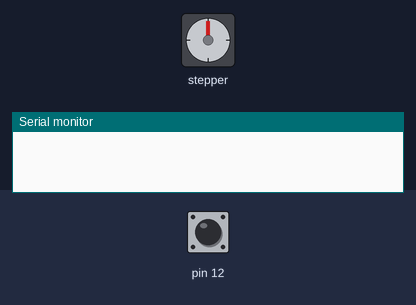
The sketch below on a simulated Arduino Uno, built with avr-gcc and run on an emulated ATmega328P. Parts: stepper motor, the last lines printed to the serial monitor. Wiring (inferred from the names in the program): stepper motor (2048 steps per turn assumed): coils pin 8, pin 9, pin 10, pin 11. The inputs (shaded band) are chosen by the test bench; at power-on: pin 12 LOW.

Above: at 1.2 s.
1.3 s: pin 12 driven HIGH
At 1.46 s:
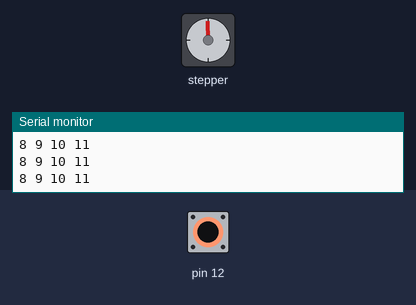
At 2.06 s:
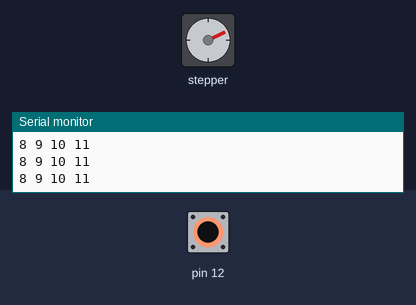
4.3 s: pin 12 pulsed LOW 2 times (0.12 s each, 0.3 s apart)
At 4.58 s:
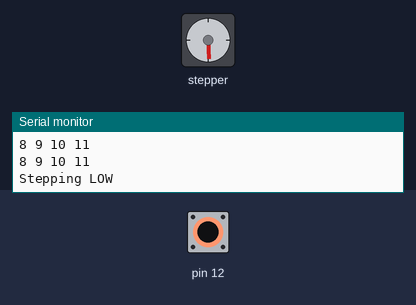
Timing chart, 0 to 18.7 s (numbered marks = the images above; inputs shaded):
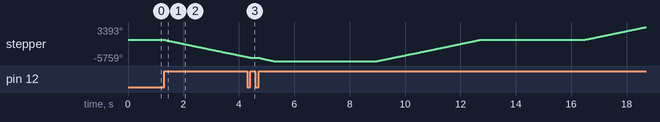

Measured:
- after the input at 1.3 s, stepper: keeps turning counter-clockwise at about 1569°/s, starting at once

The sketch:

plotter.ino
```cpp
// create an instance of the stepper class, specifying
// the number of steps of the motor and the vars it's
// attached to
//--Stepper stepper(STEPS, 8, 10, 9, 11);

int var1, var2, var3, var4;

void wave_drive(int phase)
{
  switch(phase % 4) {
    case 0:
      Serial.println("0");
      digitalWrite(var1, LOW);
      digitalWrite(var2, HIGH);
      digitalWrite(var3, HIGH);
      digitalWrite(var4, HIGH);
      break;
    case 1:
      Serial.println("1");
      digitalWrite(var1, HIGH);
      digitalWrite(var2, LOW);
      digitalWrite(var3, HIGH);
      digitalWrite(var4, HIGH);

      break;
    case 2:
       Serial.println("2");
      digitalWrite(var1, HIGH);
      digitalWrite(var2, HIGH);
      digitalWrite(var3, LOW);
      digitalWrite(var4, HIGH);
      break;
    case 3:
      Serial.println("3");
      digitalWrite(var1, HIGH);
      digitalWrite(var2, HIGH);
      digitalWrite(var3, HIGH);
      digitalWrite(var4, LOW);
      break;
  }
}
void step_drive(int phase)
{
  switch(phase % 4) {
    case 0:
      //Serial.println("0");
      digitalWrite(var1, HIGH);
      digitalWrite(var2, LOW);
      digitalWrite(var3, HIGH);
      digitalWrite(var4, LOW);
      break;
    case 1:
      //Serial.println("1");
      digitalWrite(var1, LOW);
      digitalWrite(var2, HIGH);
      digitalWrite(var3, HIGH);
      digitalWrite(var4, LOW);
      break;
    case 2:
      //Serial.println("2");
      digitalWrite(var1, LOW);
      digitalWrite(var2, HIGH);
      digitalWrite(var3, LOW);
      digitalWrite(var4, HIGH);
      break;
    case 3:
      //Serial.println("3");
      digitalWrite(var1, HIGH);
      digitalWrite(var2, LOW);
      digitalWrite(var3, LOW);
      digitalWrite(var4, HIGH);
      break;
  }
}


int last_read = LOW;
int stepping = 0;
int phase = 0;
int pin1, pin2, pin3, pin4;
int out1, out2, out3, out4;

int combo = 0;

void setup()
{
  Serial.begin(9600);
  out1 = pin1 = var1 = 8;
  out2 = pin2 = var2 = 9;
  out3 = pin3 = var3 = 10;
  out4 = pin4 = var4 = 11;

  pinMode(pin1, OUTPUT);
  pinMode(pin2, OUTPUT);
  pinMode(pin3, OUTPUT);
  pinMode(pin4, OUTPUT);
}

void loop()
{

  // move a number of steps equal to the change in the
  // sensor reading
  int tmp_read = digitalRead(12);
  if(tmp_read == HIGH && last_read != HIGH) {
    stepping = !stepping;
    Serial.print("Stepping ");
    Serial.print(stepping ? "HIGH" : "LOW");
    Serial.print("\n");
    Serial.flush();
  }
  last_read = tmp_read;

  if(stepping) {
    if(phase % 100 == 0) {
      if(combo % 2 == 0) {
        out1 = pin1; out2 = pin2;
      } else {
        out1 = pin2; out2 = pin1;
      }
      if(combo % 4 ==0) {
        out3 = pin3; out4 = pin4;
      } else {
        out3 = pin4; out4 = pin3;
      }
      if(combo % 8 == 0) {
        var1 = out1;
        var2 = out2;
        var3 = out3;
        var4 = out4;
      } else {
        var1 = out1;
        var2 = out3;
        var3 = out4;
        var4 = out2;
      }
      Serial.print(var1);
      Serial.print(" ");
      Serial.print(var2);
      Serial.print(" ");
      Serial.print(var3);
      Serial.print(" ");
      Serial.println(var4);
    }

    /*

    if(!digitalRead(5)) {
      wave_drive(phase);
      Serial.println("Wave");
    } else {
      step_drive(phase);
      Serial.println("Step");
    }
    */
    //wave_drive(phase);
    step_drive(phase);
    /*
    switch(phase) {
      case 0: phase = 1; break;
      case 1: phase = 3; break;
      case 2: phase = 0; break;
      case 3: phase = 2; break;
    }
    */
    phase++;
    //delay(500);
  } else { // not stepping
    digitalWrite(var1, HIGH);
    digitalWrite(var2, HIGH);
    digitalWrite(var3, HIGH);
    digitalWrite(var4, HIGH);
  }
}
```
